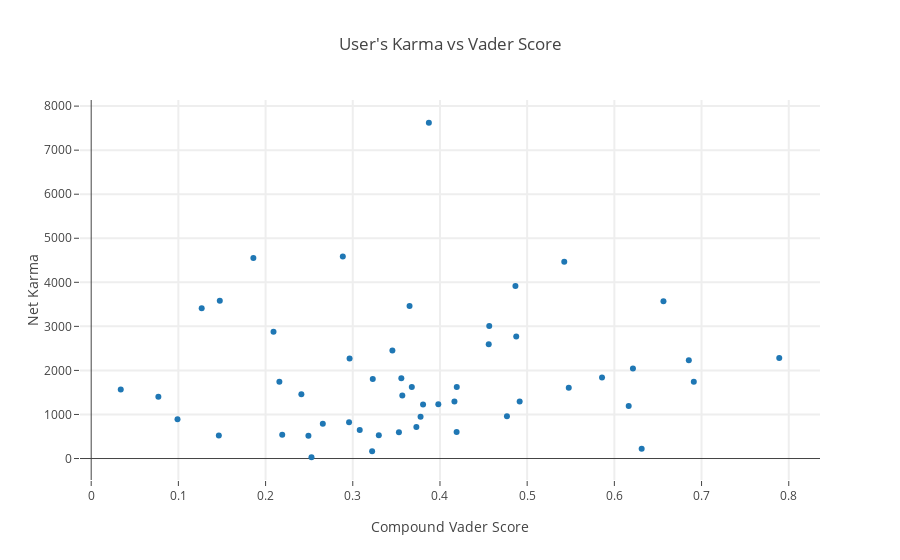

Notebook cell for this chart:
### Code cell
data = [
    go.Scatter(x=counts['vader_compound'],
               y=counts['karma_compound'],
               mode= 'markers',
               text= counts['Celebrity'],
              )
]

layout= go.Layout(
    title= "User's Karma vs Vader Score",
    hovermode= 'closest',
    xaxis= dict(
        title= 'Compound Vader Score',
        ticklen= 5,
        #zeroline= False,
        gridwidth= 2,
    ),
    yaxis=dict(
        title= 'Net Karma',
        ticklen= 5,
        #zeroline=False,
        gridwidth= 2
    ),
    showlegend= False
)

# iplot(data, filename='basic-bar')

fig=go.Figure(data=data, layout=layout)
iplot(fig)

### Figure 1 — Plotly figure (JSON) as saved in the notebook; plotly's stock layout.template omitted (floating-point values rounded to 4 significant figures)
{"data": [{"mode": "markers", "text": ["Macaulay Culkin", "Patrick Stewart", "Arnold Schwarzenegger", "Bill Gates", "Snoop Dogg", "Shaq", "Neil DeGrasse Tyson", "Bill Nye", "Barak Obama", "Edward Snowden", "Bernie Sanders", "Gordon Ramsey", "Jane Goodall", "Ronda Rousey", "Elon Musk", "ACLU", "Chris Pratt", "Buzz Aldrin", "George Clinton", "Adam Savage", "Conan O'Brien", "Steve Wozniak", "Julian Assange", "Matt Damon", "Daniel Radcliffe", "Lil Dicky", "Keanu Reeves", "Warwick Davis", "Denzel Washington", "Ian McKellen", "Jon Stewart", "Ewan McGregor", "Mike Rowe", "Ryan Reynolds", "Sean Bean", "Rand Paul", "Keegan-Michael Key", "Jordan Peele", "Steve Buscemi", "Jeff Bridges", "Channing Tatum", "Jerry Seinfeld", "Bassnectar", "Any Poehler", "Maisie Williams", "Mila Kunis", "Weird Al", "Eric Andre", "Jim Gaffigan", "Sean Evans", "Scott Kelly"], "type": "scatter", "uid": "de71fee2-a9f8-11e8-8615-60f81db8cc7e", "x": [0.1475, 0.4875, 0.4193, 0.4865, 0.09898, 0.2158, 0.2957, 0.3981, 0.6854, 0.2091, 0.4565, 0.6563, 0.5859, 0.2886, 0.3454, 0.2527, 0.3873, 0.4768, 0.07703, 0.308, 0.186, 0.7891, 0.1464, 0.5425, 0.6213, 0.3299, 0.5477, 0.4191, 0.3778, 0.4559, 0.3557, 0.2963, 0.2411, 0.3222, 0.3229, 0.1267, 0.2491, 0.2191, 0.6164, 0.6911, 0.3651, 0.4166, 0.6313, 0.4914, 0.3806, 0.3677, 0.3568, 0.0339, 0.3529, 0.3729, 0.2656], "y": [3582.0, 2771.0, 1622.0, 3916.0, 892.9, 1740.0, 823.2, 1229.0, 2229.0, 2880.0, 3010.0, 3570.0, 1841.0, 4584.0, 2451.0, 28.73, 7622.0, 958.3, 1403.0, 650.2, 4551.0, 2280.0, 523, 4465.0, 2044.0, 530.2, 1604.0, 602.9, 949.0, 2595.0, 1823.0, 2273.0, 1456.0, 166.9, 1806.0, 3410.0, 516.6, 540.2, 1195.0, 1745.0, 3462.0, 1295.0, 219.2, 1297.0, 1225.0, 1622.0, 1433.0, 1568.0, 594.7, 712.8, 787.0]}], "layout": {"hovermode": "closest", "showlegend": false, "title": "User's Karma vs Vader Score", "xaxis": {"gridwidth": 2, "ticklen": 5, "title": "Compound Vader Score"}, "yaxis": {"gridwidth": 2, "ticklen": 5, "title": "Net Karma"}}}
